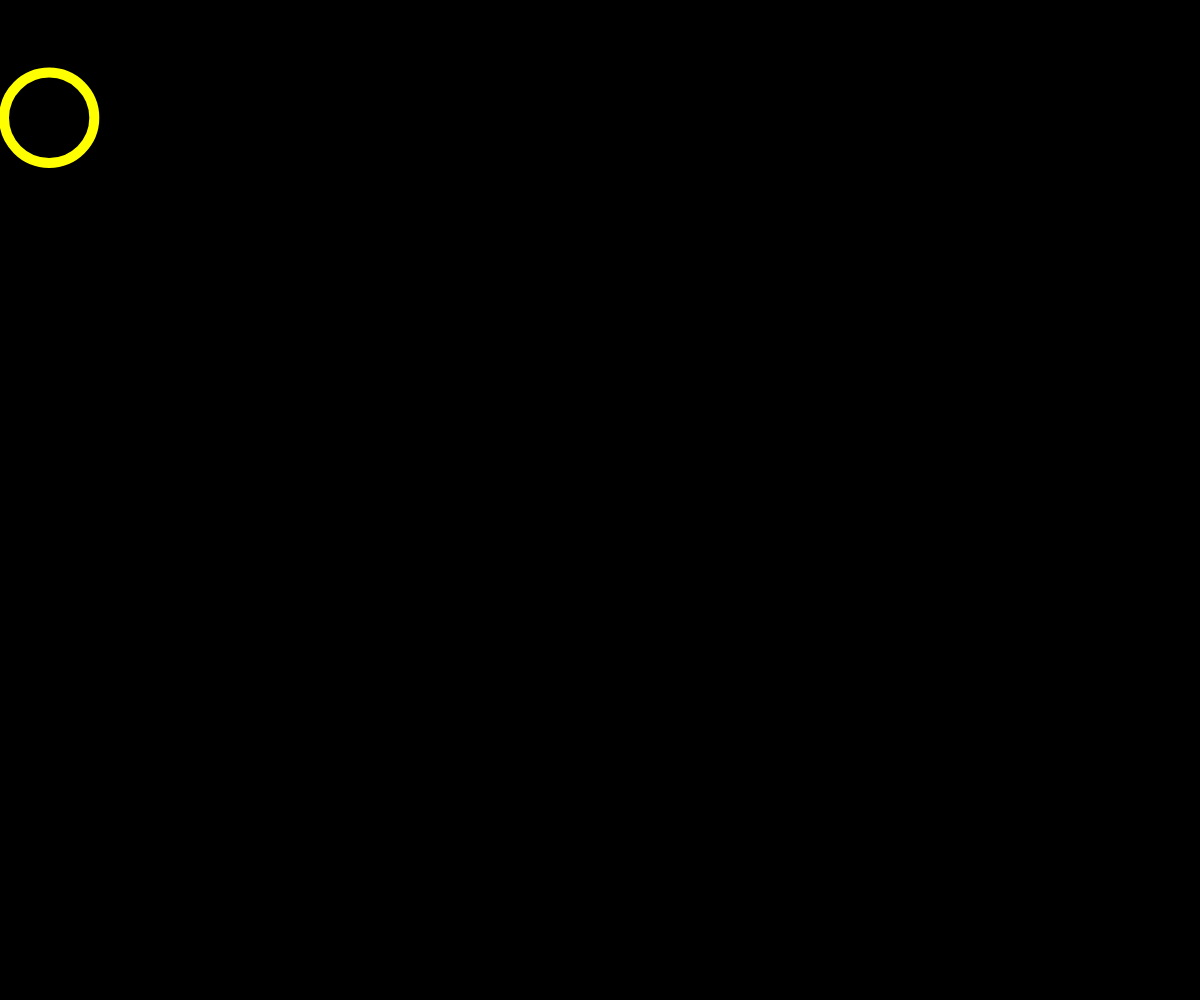
Frame 1 (no input)
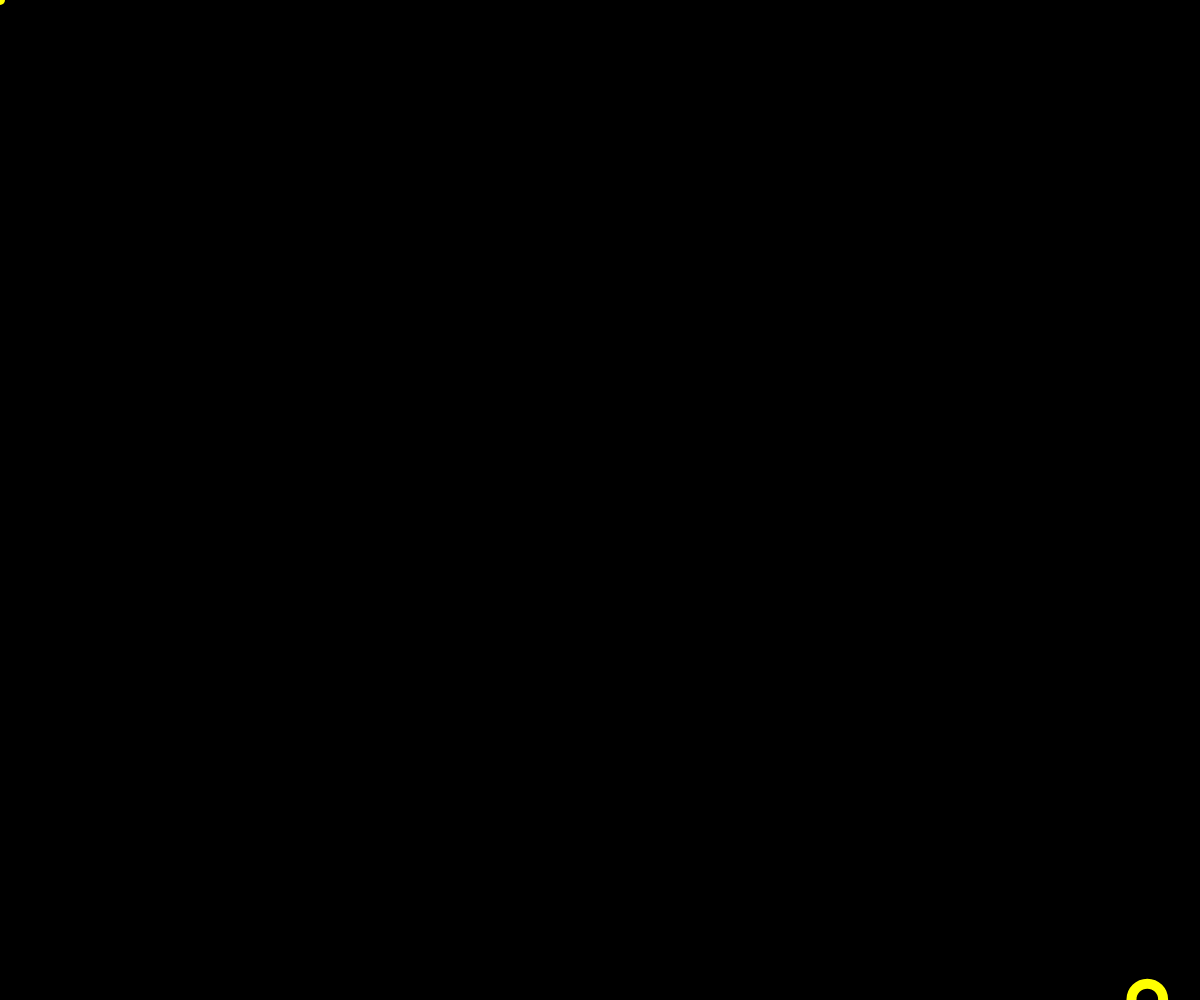
Frame 60 (no input)
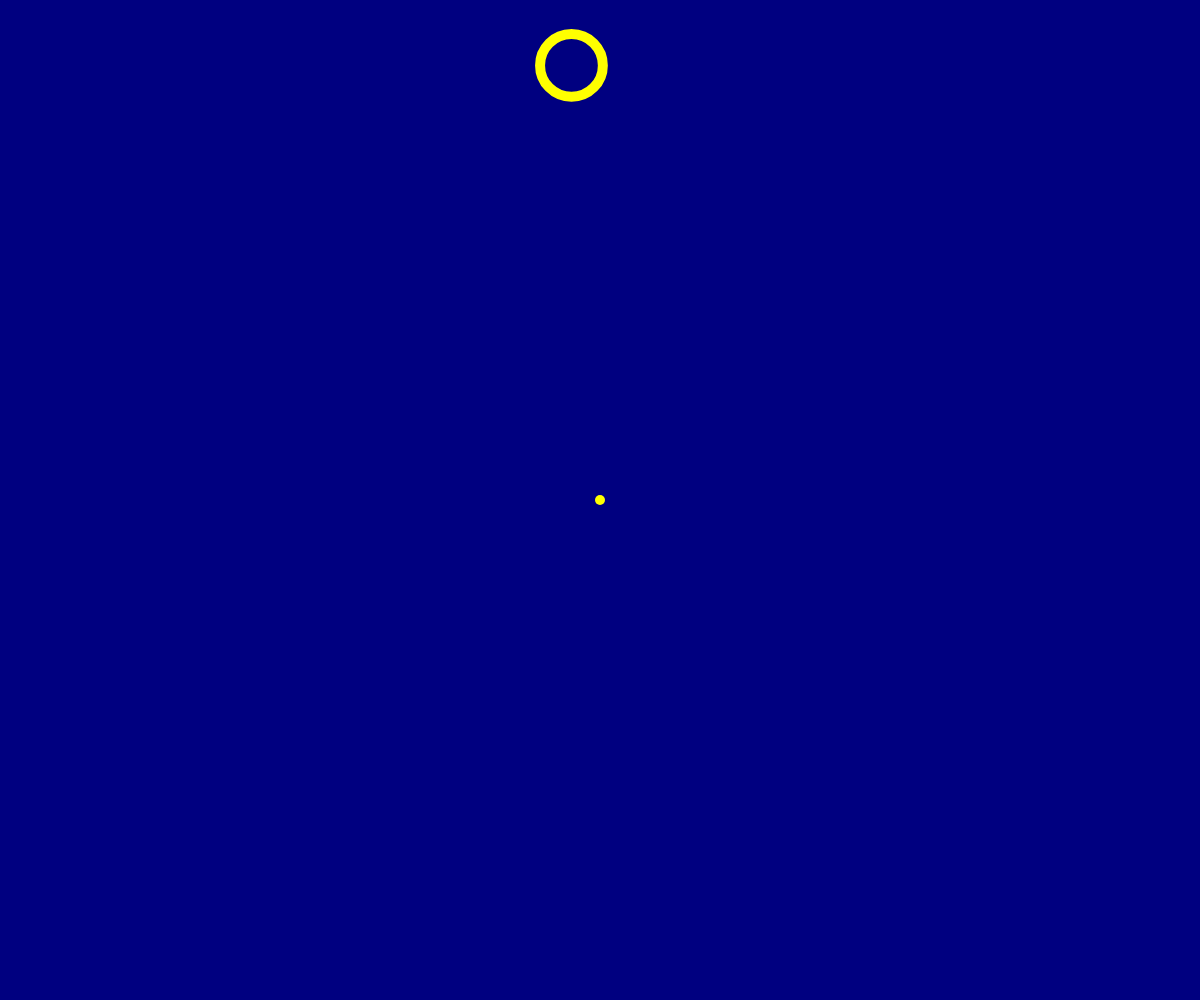
Frame 120 (the mouse pressed at the canvas centre since frame 60)

The p5.js sketch that drew these frames (run headless with seeded random() and noise() and a simulated clock; from frame 60 on, the mouse is pressed at the canvas centre):

// p5.js sketch
// ── sketch.js
function setup() {
    
    createCanvas (windowWidth, windowHeight);
    
}

var myPosition = 0;

function draw() {
    //place your drawing code here
    
    
    var mousePercent = mouseX/width*255;
    console.log(mousePercent);
    
    background(0,0, mousePercent);
    
    
    line(pmouseX,pmouseY,mouseX,mouseY);
    myPosition ++;
    
    
    noFill();
    stroke(255);
    textSize(mouseX/10);
    text(key, windowWidth/2, windowHeight/2);
    console.log(key);
    
    if (key == "W"){
        background("red");
        textAlign("center");
        text("WORKSHOP", windowWidth/2,windowHeight/2);
        
        
    } 
    
    var ellipseWidth = Math.random() * 100;
    var ellipseHeight = Math.random()* 100; 
    var ellipseX = Math.random()*width;
    var ellipseY = Math.random()*height;

    stroke("yellow");
    strokeWeight(10);
    noFill();
    ellipse(ellipseX,ellipseY,ellipseWidth,ellipseWidth);
    
}

function windowResize() {
    resizeCanvas(windowWidth, windowHeight);
}
// ── css_notes.html
<html>
    <head>
        <title>Welcome.</title>
        <link href="mystyles.css" rel="stylesheet">
    </head>
    <body>
        <h1>This is CSS</h1>
        <div class="eins">
              <p>Hello World.Hello World.Hello World.Hello World.Hello World.Hello World.Hello World.Hello World.Hello World.Hello World.Hello World.Hello World.Hello World.Hello World.Hello World.Hello World.Hello World.Hello World.Hello World.Hello World.Hello World.Hello World.</p>
                <hr>
                <p>=)</p>
        </div>
      
      <div class="zwei">
              <p>Hello World.</p>
                <hr>
                <p>=)</p>
                 <p>Hello World.</p>
                <hr>
                <p>=)</p>
                 <p>Hello World.</p>
                <hr>
                <p>=)</p> <p>Hello World.</p>
                <hr>
                <p>=)</p> <p>Hello World.</p>
                <hr>
                <p>=)</p> <p>Hello World.</p>
                <hr>
                <p>=)</p> <p>Hello World.</p>
                <hr>
                <p>=)</p>
        </div>
      
    </body>
</html>
// ── mystyles.css
.eins {
	width:100px;
	height:100px;
	background-color: yellow;
	font-family: Times, sans-serif;
	margin: 30px;
	padding: 50px;
	border: 5px dotted black;
	overflow:auto;
}

.zwei {
	width:100px;
	height:100px;
	margin-left: 100px;
	background-color: blue;
	font-family:Helvetica, Times, sans-serif;
	font-style: oblique;
	padding: 50px;
	border: 5px normal black;
	overflow:auto;
}
